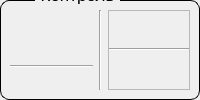
     <widget class="QWidget" name="page_control">
      <layout class="QVBoxLayout" name="verticalLayout_2">
       <property name="leftMargin">
        <number>0</number>
       </property>
       <property name="topMargin">
        <number>0</number>
       </property>
       <property name="rightMargin">
        <number>0</number>
       </property>
       <property name="bottomMargin">
        <number>0</number>
       </property>
       <item>
        <widget class="QGroupBox" name="groupBox_7">
         <property name="font">
          <font>
           <pointsize>13</pointsize>
          </font>
         </property>
         <property name="styleSheet">
          <string notr="true">QGroupBox
{
	border: 1px solid black;
	border-radius: 9px;
	margin-top: 1em;
}

QGroupBox:title
{
	left: 35px;
	top: -15px;
	padding: 0 3px 0 3px;
}

</string>
         </property>
         <property name="title">
          <string>Контроль</string>
         </property>
         <layout class="QGridLayout" name="gridLayout_8">
          <item row="0" column="0" rowspan="3">
           <widget class="QWidget" name="widget" native="true">
            <property name="sizePolicy">
             <sizepolicy hsizetype="Preferred" vsizetype="Minimum">
              <horstretch>0</horstretch>
              <verstretch>0</verstretch>
             </sizepolicy>
            </property>
            <layout class="QHBoxLayout" name="horizontalLayout_6">
             <property name="leftMargin">
              <number>0</number>
             </property>
             <property name="topMargin">
              <number>0</number>
             </property>
             <property name="rightMargin">
              <number>0</number>
             </property>
             <property name="bottomMargin">
              <number>0</number>
             </property>
             <item>
              <layout class="QHBoxLayout" name="hlay_VMA"/>
             </item>
            </layout>
           </widget>
          </item>
          <item row="0" column="1" rowspan="5">
           <widget class="Line" name="line_4">
            <property name="orientation">
             <enum>Qt::Vertical</enum>
            </property>
           </widget>
          </item>
          <item row="0" column="2" rowspan="5">
           <widget class="QFrame" name="frame_2">
            <property name="frameShape">
             <enum>QFrame::StyledPanel</enum>
            </property>
            <property name="frameShadow">
             <enum>QFrame::Raised</enum>
            </property>
            <layout class="QVBoxLayout" name="verticalLayout_5">
             <property name="leftMargin">
              <number>0</number>
             </property>
             <property name="topMargin">
              <number>0</number>
             </property>
             <property name="rightMargin">
              <number>0</number>
             </property>
             <property name="bottomMargin">
              <number>0</number>
             </property>
             <item>
              <layout class="QHBoxLayout" name="hlay_Compass"/>
             </item>
             <item>
              <widget class="Line" name="line_3">
               <property name="orientation">
                <enum>Qt::Horizontal</enum>
               </property>
              </widget>
             </item>
             <item>
              <layout class="QHBoxLayout" name="hlay_HyroHorizont"/>
             </item>
            </layout>
           </widget>
          </item>
          <item row="4" column="0">
           <widget class="QWidget" name="widget_2" native="true">
            <layout class="QHBoxLayout" name="horizontalLayout_7">
             <property name="leftMargin">
              <number>0</number>
             </property>
             <property name="topMargin">
              <number>0</number>
             </property>
             <property name="rightMargin">
              <number>0</number>
             </property>
             <property name="bottomMargin">
              <number>0</number>
             </property>
             <item>
              <layout class="QHBoxLayout" name="hlay_Depth"/>
             </item>
             <item>
              <layout class="QHBoxLayout" name="hlay_Altitude"/>
             </item>
            </layout>
           </widget>
          </item>
          <item row="3" column="0">
           <widget class="Line" name="line_5">
            <property name="orientation">
             <enum>Qt::Horizontal</enum>
            </property>
           </widget>
          </item>
         </layout>
        </widget>
       </item>
      </layout>
     </widget>
